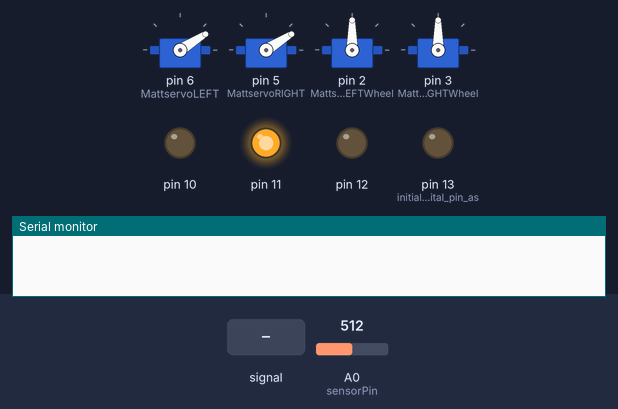
Bench run of a sketch on a simulated Arduino Uno, built with avr-gcc and run on an emulated ATmega328P. Parts: 4 × servo, output pins drawn as LEDs (lit = HIGH), the last lines printed to the serial monitor. Inputs (shaded band) come from the test bench; at power-on: A0 (sensorPin) = 512. Random numbers use the default seed unless the sketch sets one.

Above: at 1.2 s.
1.3 s: A0 (sensorPin) fed a 200 Hz sine of ±460 counts around its level
At 1.8 s:
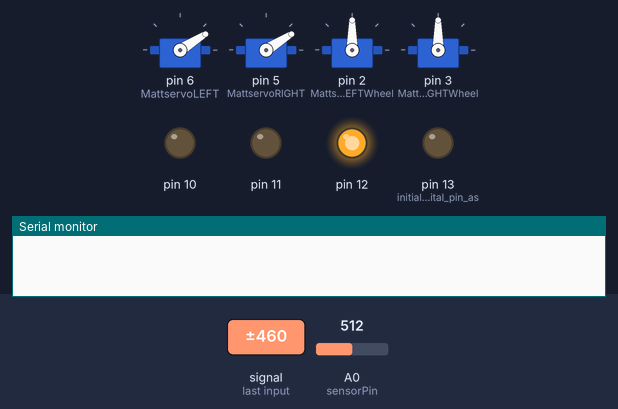
At 2.76 s:
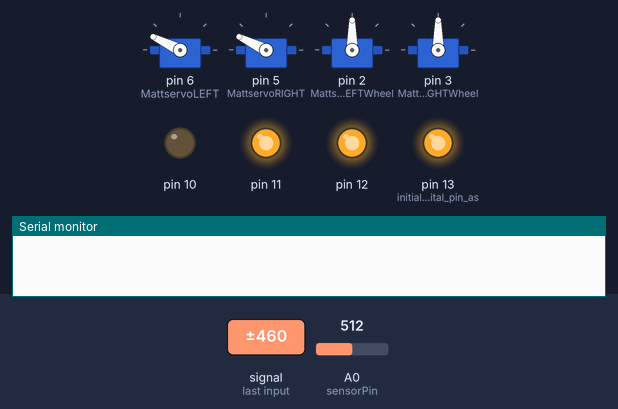
4.3 s: A0 (sensorPin) set to 716
At 5.8 s:
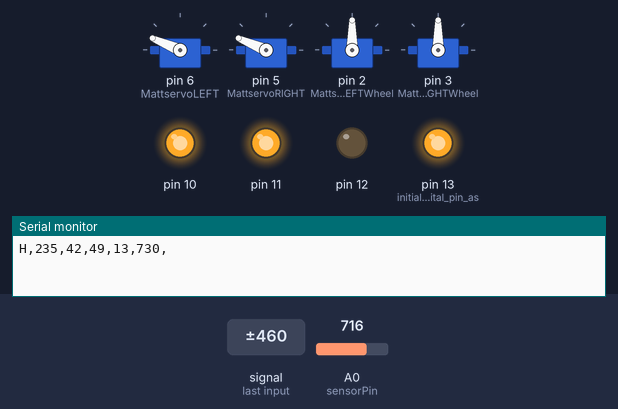
7.3 s: A0 (sensorPin) set to 122
At 8.25 s:
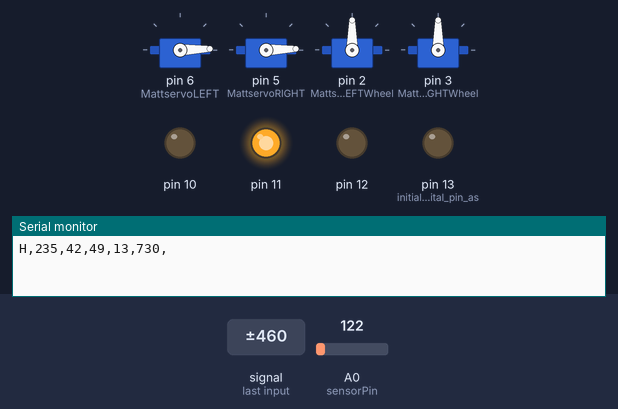
10.3 s: A0 (sensorPin) set to 0
13.3 s: A0 (sensorPin) set to 70
16.3 s: A0 (sensorPin) set to 511
Timing chart, 0 to 23.5 s (numbered marks = the images above; inputs shaded):
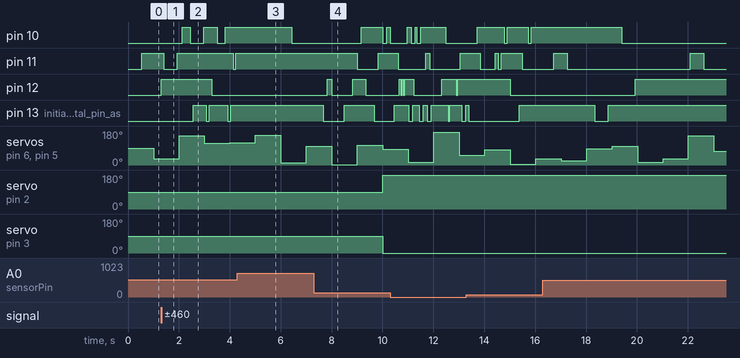

The sketch:

Matt_DumptoSerial_BlinkAnalog_MoveServos_2.ino
```cpp
// Print random DEC to the serial port with blinky light w/o delays and run two servos
// MS 03/01/2012

// Add Servo Libs.
#include <Servo.h>

// Global Variables
int ledState                  = LOW;   // ledState used to set the LED
long previousLedMillis        = 0;     // store last time LED was updated
long previousDataMillis       = 0;     // store last time Data was sent
long previousServoMillis      = 0;     // store last time Servo were moved
long previousServoWheelMillis = 0;     // store last time cont rotation Servos were moved
// long intervalLed           = 60;    // interval at which to blink Led (milliseconds)
long intervalData             = 5000;  // interval at which to send data (milliseconds)
long intervalServo            = 1000;  // interval at which to move servo (milliseconds)
long intervalWheelServo       = 10000; // interval at which to move servo (milliseconds)
const int sensorPin           = 0 ;    // Input for freq of blinky
const int minDuration         = 60;    // min Led blinky rate
const int maxDuration         = 1000;  // max Led blinky rate
int angleservo                = 0;     // store the servo position
int anglecont                 = 0;     // store the servo position
int pos                       = 0;     // store where is the server located
int forward                   = 0;     // store what direction we are traveling (1=forward, 2=backward)

Servo MattservoLEFT;                   // define servo1
Servo MattservoRIGHT;                  // define servo2
Servo MattservoLEFTWheel;              // define cont rotation servo1
Servo MattservoRIGHTWheel;             // define cont rotation servo2

void setup() {
  Serial.begin(9600);                  // open a serial port
  pinMode(13, OUTPUT);                 // initialize digital pin as an output.
  pinMode(12, OUTPUT);
  pinMode(11, OUTPUT);
  pinMode(10, OUTPUT);
  MattservoLEFT.attach(6);             // pin for servo1
  MattservoRIGHT.attach(5);            // pin for servo2
  MattservoLEFTWheel.attach(2);        // pin for cont rotation servro1
  MattservoRIGHTWheel.attach(3);       // pin for cont rotation servro2
}

void loop () {

  unsigned long currentMillis = millis(); // Get the current time

  // UPDATE THE CONTINIOUS BLINKY LED (because who doesn't like blinky lights.)
  int RandomLed = random(10, 14); // pick a led

  // See if its time to update led state
  int rate = analogRead(sensorPin);  // read the analog pin for a value
  rate = map(rate, 10, 1000, minDuration, maxDuration);
  if(currentMillis - previousLedMillis > rate) {
    // Save the last time we blinked the LED
    previousLedMillis = currentMillis;
    // if the LED is off turn it on and vice-versa:
    if (ledState == LOW) ledState = HIGH;
      else ledState = LOW;
      // set the LED with the ledState of the variable:
      digitalWrite(RandomLed, ledState);
  }

  // UPDATE THE DISPLAY WITH THE NEW DATA COMING FROM SENSORS
  // code to generate ramdom values for the data string (temp)
  int value1 = random(0, 255);  // random number for value 1
  int value2 = random(0, 255);  // random number for value 2
  int value3 = random(0, 255);  // random number for value 3

  // Construct a Message with multiple values. Can't send a string, Understands only 'bytes'
  // Send at timed intervals (intervalData)
  if(currentMillis - previousDataMillis > intervalData) {
    // save the last time we sent data
    previousDataMillis = currentMillis;
    // Send the Data
    Serial.print('H');              // any START OF STRING identifier
    Serial.print(',');              // string separator
    Serial.print(value1, DEC);      // print RAND DEC value #1
    Serial.print(",");
    Serial.print(value2, DEC);      // print RAND DEC value #2
    Serial.print(",");
    Serial.print(value3, DEC);      // print RAND DEC value #3
    Serial.print(',');              // string separator
    Serial.print(RandomLed, DEC);   // print Which Led modified
    Serial.print(",");
    Serial.print(rate, DEC);        // print Led Blinky rate
    Serial.print(",");              // string separator at the end
    Serial.println("");             // finish with \r\n
  }

  // UPDATE THE SERVOS (for the arms)
  if(currentMillis - previousServoMillis > intervalServo) {
  // save the last time we moved the servos (1 and 2)
  previousServoMillis = currentMillis;
  angleservo = random(0,180);
  MattservoRIGHT.write(angleservo); // go to position "angle"
  MattservoLEFT.write(angleservo);
  }

  // UPDATE THE CONTINIOUS ROTATION SERVOS (for the wheels)
  int forward = random(0, 2);  // random number
  if(currentMillis - previousServoWheelMillis > intervalWheelServo) {
  // save the last time we moved the cont rotation servos (3 and 4)
  previousServoWheelMillis = currentMillis;
  switch (forward) { // 0 = full speed one way, 90 = stop, 180 = full speed the other
    case 0:
      anglecont = 0; // forward
        MattservoRIGHTWheel.write(anglecont);
        MattservoLEFTWheel.write(180-anglecont);
        anglecont = 90;
        break;
    case 1:
      anglecont = 180; // reverse
        MattservoRIGHTWheel.write(180-anglecont);
        MattservoLEFTWheel.write(anglecont);
        anglecont = 90;
        break;
    case 2:
      anglecont = 90; // stop
        MattservoRIGHTWheel.write(180-anglecont);
        MattservoLEFTWheel.write(anglecont);
        anglecont = 0;
        break;
   }
  }
}
```

Measured:
- after the input at 1.3 s, pin 13 (initialize_digital_pin_as): goes HIGH 0.52 s, LOW 0.11 s, HIGH 0.74 s, LOW 0.11 s, then HIGH, starting after 1.3 s
- after the input at 7.3 s, pin 11: HIGH → LOW after 1.7 s, → HIGH 0.84 s later; pin 12: LOW → HIGH after 0.53 s, → LOW 0.17 s later, → HIGH 0.84 s later, → LOW 0.50 s later
